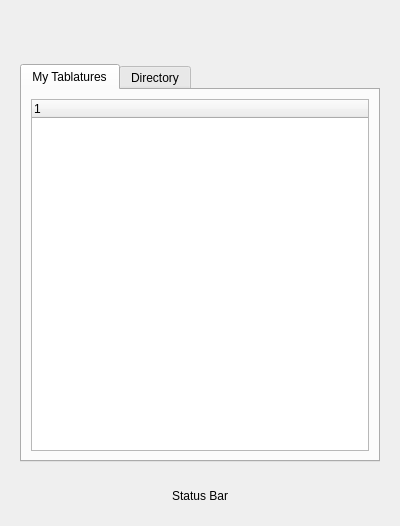
<?xml version="1.0" encoding="UTF-8"?>
<ui version="4.0">
 <class>SystemTrayMenu</class>
 <widget class="QWidget" name="SystemTrayMenu">
  <property name="geometry">
   <rect>
    <x>0</x>
    <y>0</y>
    <width>400</width>
    <height>526</height>
   </rect>
  </property>
  <property name="windowTitle">
   <string>WebGuitarPro Store</string>
  </property>
  <layout class="QVBoxLayout" name="verticalLayout">
   <item>
    <layout class="QHBoxLayout" name="menubarLayout">
     <property name="spacing">
      <number>0</number>
     </property>
     <property name="sizeConstraint">
      <enum>QLayout::SetMinAndMaxSize</enum>
     </property>
     <item>
      <widget class="QWidget" name="widget" native="true">
       <property name="sizePolicy">
        <sizepolicy hsizetype="Preferred" vsizetype="Maximum">
         <horstretch>0</horstretch>
         <verstretch>0</verstretch>
        </sizepolicy>
       </property>
       <property name="maximumSize">
        <size>
         <width>16777215</width>
         <height>46</height>
        </size>
       </property>
       <layout class="QHBoxLayout" name="horizontalLayout_2">
        <item>
         <spacer name="horizontalSpacer_5">
          <property name="orientation">
           <enum>Qt::Horizontal</enum>
          </property>
          <property name="sizeHint" stdset="0">
           <size>
            <width>146</width>
            <height>20</height>
           </size>
          </property>
         </spacer>
        </item>
       </layout>
      </widget>
     </item>
    </layout>
   </item>
   <item>
    <layout class="QGridLayout" name="gridLayout_3">
     <item row="0" column="0">
      <widget class="QWidget" name="widget_2" native="true">
       <property name="sizePolicy">
        <sizepolicy hsizetype="Preferred" vsizetype="MinimumExpanding">
         <horstretch>0</horstretch>
         <verstretch>0</verstretch>
        </sizepolicy>
       </property>
       <layout class="QGridLayout" name="gridLayout">
        <item row="0" column="0">
         <widget class="QTabWidget" name="tabWidget">
          <property name="currentIndex">
           <number>0</number>
          </property>
          <widget class="QWidget" name="tab">
           <attribute name="title">
            <string>My Tablatures</string>
           </attribute>
           <layout class="QVBoxLayout" name="verticalLayout_2">
            <item>
             <widget class="QTreeWidget" name="treeWidget">
              <column>
               <property name="text">
                <string notr="true">1</string>
               </property>
              </column>
             </widget>
            </item>
           </layout>
          </widget>
          <widget class="QWidget" name="tab_2">
           <attribute name="title">
            <string>Directory</string>
           </attribute>
           <layout class="QVBoxLayout" name="verticalLayout_3">
            <item>
             <widget class="QTreeView" name="treeView"/>
            </item>
           </layout>
          </widget>
         </widget>
        </item>
       </layout>
      </widget>
     </item>
    </layout>
   </item>
   <item>
    <layout class="QHBoxLayout" name="horizontalLayout_4">
     <item>
      <widget class="QWidget" name="widget_3" native="true">
       <property name="sizePolicy">
        <sizepolicy hsizetype="Preferred" vsizetype="Maximum">
         <horstretch>0</horstretch>
         <verstretch>0</verstretch>
        </sizepolicy>
       </property>
       <layout class="QGridLayout" name="gridLayout_2">
        <item row="0" column="0">
         <spacer name="horizontalSpacer_3">
          <property name="orientation">
           <enum>Qt::Horizontal</enum>
          </property>
          <property name="sizeHint" stdset="0">
           <size>
            <width>146</width>
            <height>20</height>
           </size>
          </property>
         </spacer>
        </item>
        <item row="0" column="1">
         <widget class="QLabel" name="label_2">
          <property name="text">
           <string>Status Bar</string>
          </property>
         </widget>
        </item>
        <item row="0" column="2">
         <spacer name="horizontalSpacer_4">
          <property name="orientation">
           <enum>Qt::Horizontal</enum>
          </property>
          <property name="sizeHint" stdset="0">
           <size>
            <width>146</width>
            <height>20</height>
           </size>
          </property>
         </spacer>
        </item>
       </layout>
      </widget>
     </item>
    </layout>
   </item>
  </layout>
 </widget>
 <resources/>
 <connections/>
</ui>
